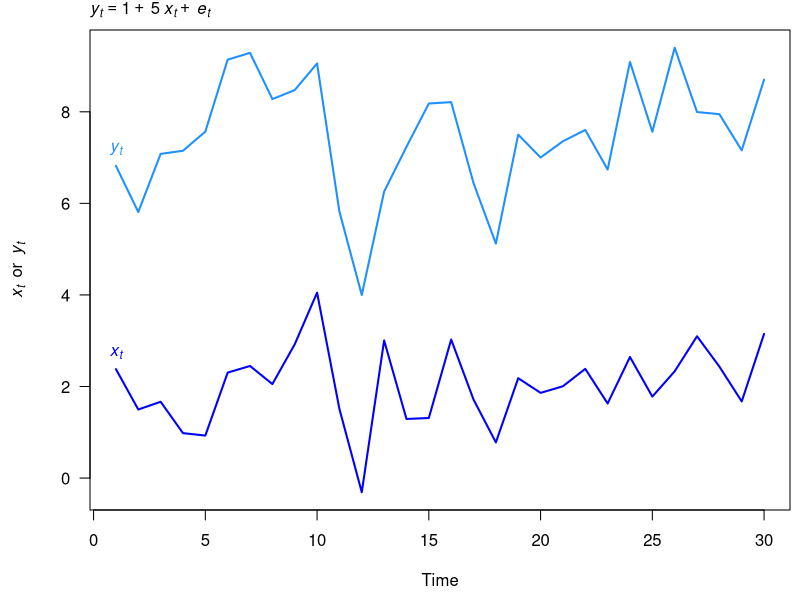
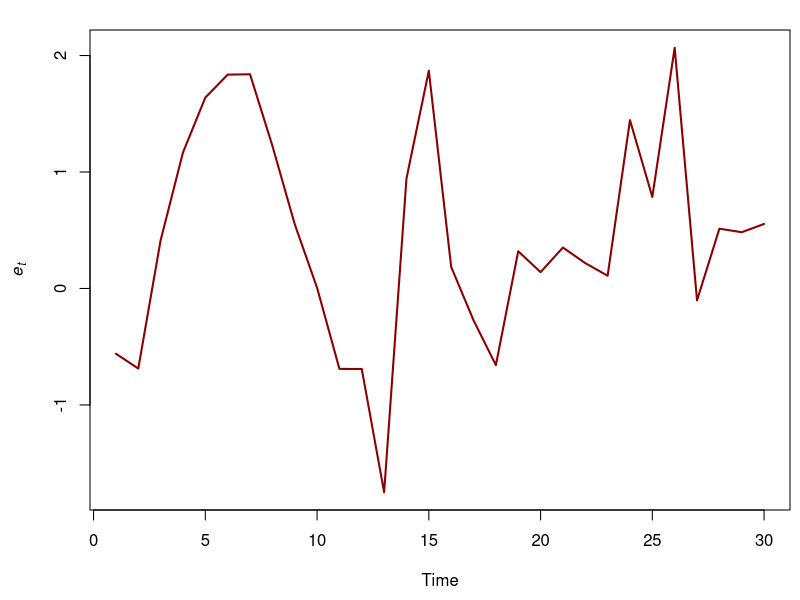
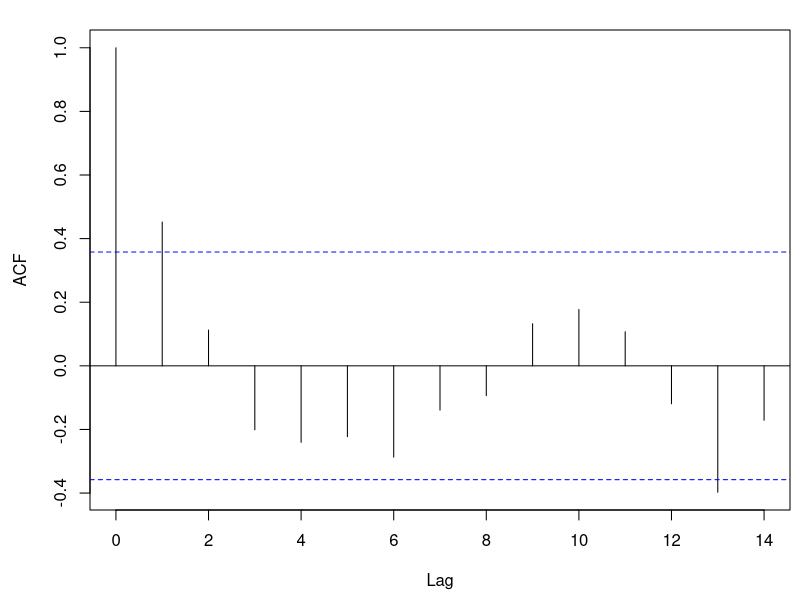
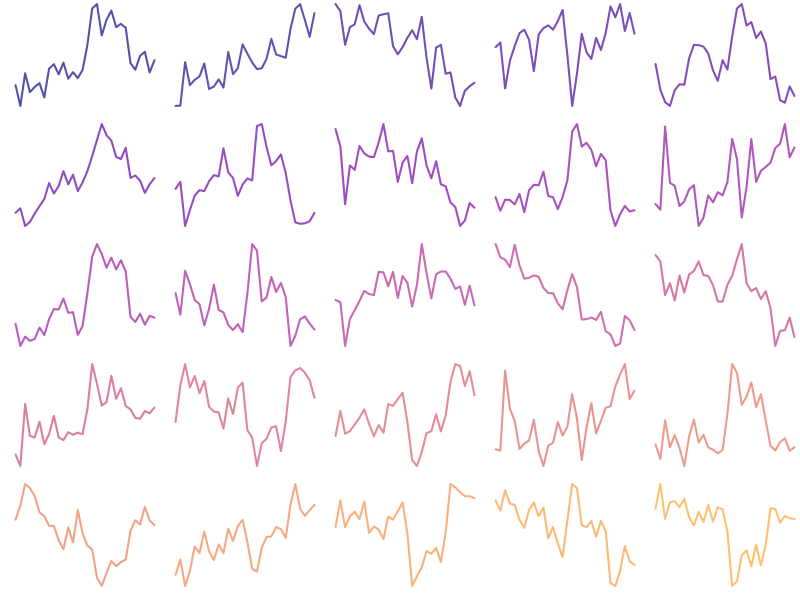
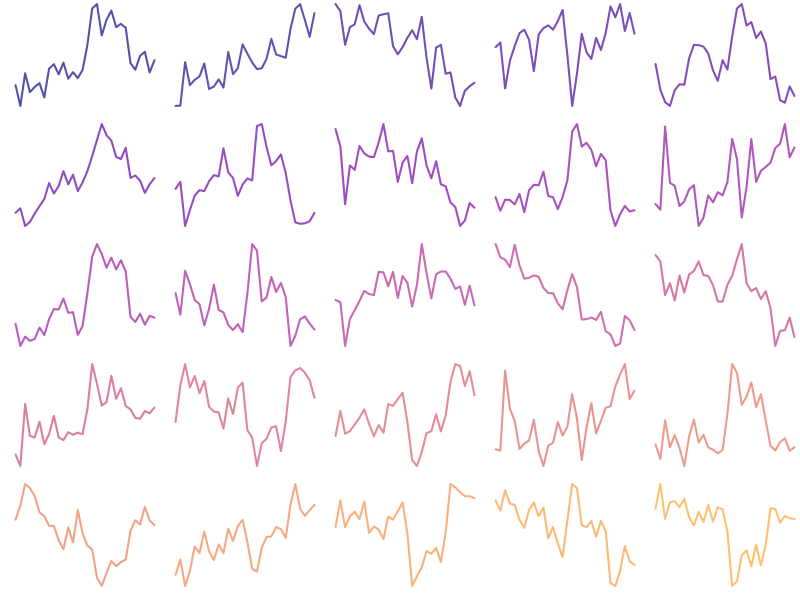
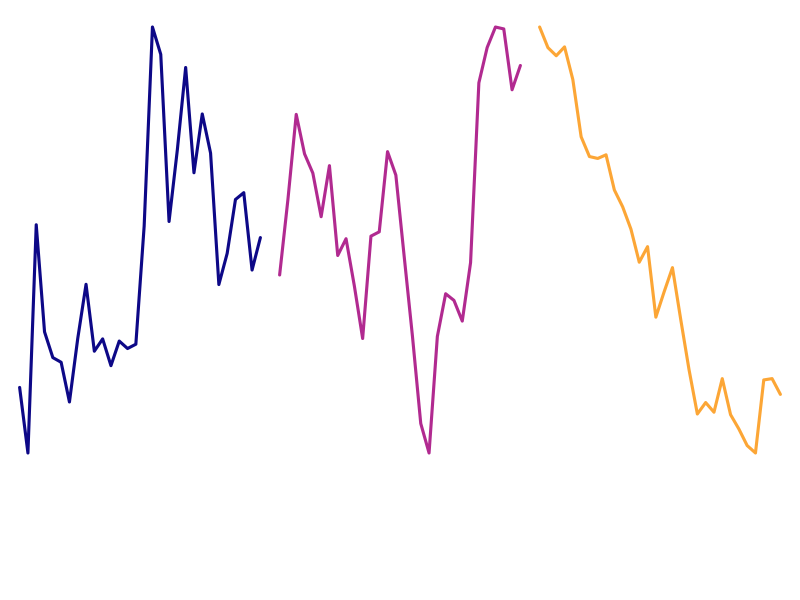
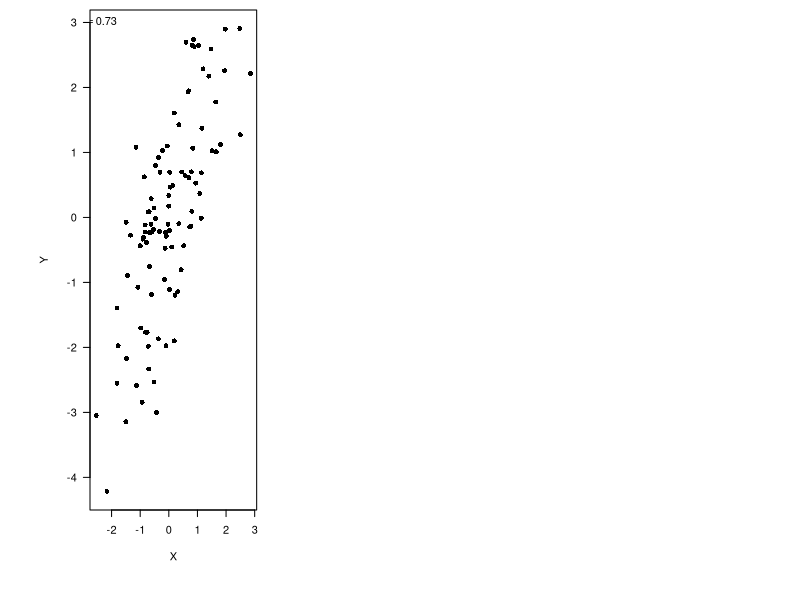
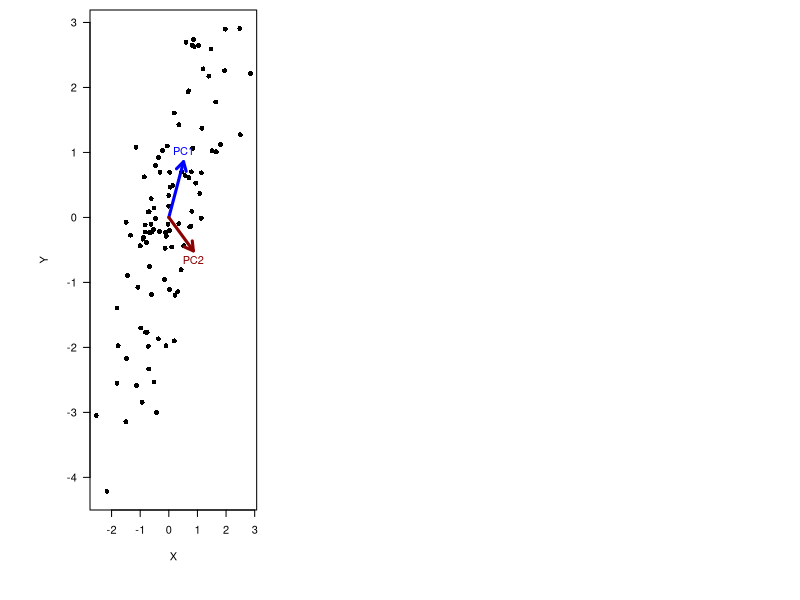

Generate these figures, in order, with R:
## ---- chunk 1
knitr::opts_chunk$set(echo = FALSE)
set.seed(123)
## ---- chunk 2
set.seed(123)
tt <- 30
ee <- rnorm(tt)
ww <- rnorm(tt)
phi <- 0.7
for(t in 2:tt) {
  ee[t] <- phi * ee[t-1] + ww[t]
}

aa <- 5
bb <- 1
xx <- rnorm(tt) + 2

yy <- aa + bb * xx + ee

par(mai = c(0.9,0.9,0.3,0.1), omi = c(0,0,0,0))

plot.ts(yy, ylim = c(min(xx,yy), max(xx, yy)), las = 1,
        col = "dodgerblue", lwd = 2,
        ylab = expression(italic(x[t])~~or~~italic(y[t])))
lines(xx, col = "blue", lwd = 2)
text(xx[1], expression(italic(x[t])), pos = 3, col = "blue")
text(yy[1], expression(italic(y[t])), pos = 3, col = "dodgerblue")
mtext(side = 3, expression(italic(y[t]) == 1~+~5~italic(x[t])~+~italic(e[t])),
      line = 0.4, adj = 0)
## ---- chunk 3

par(mai = c(0.9,0.9,0.3,0.1), omi = c(0,0,0,0))

plot.ts(ee, col = "darkred", lwd = 2,
        ylab = expression(italic(e[t])))
## ---- chunk 4

par(mai = c(0.9,0.9,0.3,0.1), omi = c(0,0,0,0))

acf(ee)
## ---- chunk 5
NN <- 25
TT <- 30
MM <- 3
 
## MM x TT matrix of innovations
ww <- matrix(rnorm(MM*TT, 0, 1), MM, TT)
ww[,1] <- rnorm(MM, 0, sqrt(5))
## MM x TT matrix of scaled latent trends
xx <- t(scale(apply(ww,1,cumsum)))

## loadings matrix
ZZ <- matrix(runif(NN*MM, -1, 1), NN, MM)
diag(ZZ) <- rev(sort(abs(diag(ZZ))))
ZZ[upper.tri(ZZ)] <- 0
ZZ <- round(ZZ, 2)

## obs var
obs_var <- 0.2^2
## obs errors
ee <- t(MASS::mvrnorm(TT, matrix(0,NN,1), diag(obs_var,NN,NN)))
## NN x TT matrix of observed data
yy <- ZZ %*% xx + ee

clr <- viridis::plasma(NN, alpha=0.7, end=0.8)

vv <- sample(seq(NN), NN)

par(mfrow=c(5,5), mai=c(0.1,0.1,0,0), omi=c(0,0,0,0)) 

for(i in 1:NN) {
	plot.ts(yy[vv[i],], lwd=2,
	        xlab="", xaxt="n", ylab="", yaxt="n",
	        col=clr[i], bty="n")
}
## ---- chunk 6
par(mfrow=c(5,5), mai=c(0.1,0.1,0,0), omi=c(0,0,0,0)) 

for(i in 1:NN) {
	plot.ts(yy[vv[i],], lwd=2,
	        xlab="", xaxt="n", ylab="", yaxt="n",
	        col=clr[i], bty="n")
}

## ---- chunk 7
## plot the trends
par(mfrow=c(1,3), mai=c(1.2,0,0,0), omi=rep(0.1,4))
clr <- viridis::plasma(MM, end=0.8)
for(i in 1:3) {
	plot.ts(xx[i,], lwd=3,
	        xlab="", xaxt="n", ylab="", yaxt="n",
	        col=clr[i], bty="n")
}
## ---- chunk 8
nn <- 100
xx <- rnorm(nn,10,1)
yy <- xx + rnorm(nn, 5)
xx <- xx - mean(xx)
yy <- yy - mean(yy)

par(mai = c(0.9,0.9,0.1,0.1), omi = c(0,0,0,0))

plot(xx, yy, pch = 16, las = 1,
     ylab ="Y", xlab = "X")

text(-2.5, 3,
     substitute(rho==x, list(x = round(cor(cbind(xx,yy))[2,1], 2))))
## ---- chunk 9
pca <- prcomp(cbind(xx,yy))

pc1 <- pca$rotation[,1]
pc2 <- matrix(c(0,-1,1,0), 2, 2) %*% matrix(pc1, 2, 1)

par(mai = c(0.9,0.9,0.1,0.1), omi = c(0,0,0,0))

plot(xx, yy, pch = 16, las = 1,
     ylab ="Y", xlab = "X")
arrows(0, 0, pc1[1], pc1[2],
       col = "blue", lwd = 3, length = 0.1)
text(pc1[1], pc1[2], "PC1",
     pos = 3, col = "blue")
arrows(0, 0, pc2[1], pc2[2],
       col = "darkred", lwd = 3, length = 0.1)
text(pc2[1], pc2[2], "PC2",
     pos = 1, col = "darkred")
## ---- chunk 10
par(mai = c(0.9,0.9,0.1,0.1), omi = c(0,0,0,0))

plot(pca$x[,1], pca$x[,2], pch = 16, las = 1,
     ylab ="PC2", xlab = "PC1")

text(-3, 1.2,
     substitute(rho==x, list(x = round(cor(pca$x)[2,1], 2))))
## ---- chunk 11
dat <- read.csv("wine_data_for_PCA.csv")
colnames(dat)[2:3] <- c("For meat", "For dessert")

pca <- prcomp(dat, scale. = TRUE)

loads <- pca$rotation
if(loads[1,2] < 0) { loads[,2] <- -1 * loads[,2] }

load1 <- loads[,1]
load2 <- loads[,2]

par(mai = c(0.9, 0.9, 0.1, 0.1), omi = c(0, 1.5, 0, 1.5))

poz <- c(3, 1, 3, 3, 3, 4, 2)
  
plot(load1, load2, pch = 16,
     xlim = c(min(load1), max(load1)),
     ylim = c(min(load2), max(load2)),
     xaxt = "n", yaxt = "n", bty = "n",
     xlab = "", ylab = "")
abline(h = 0, col = "darkgray")
abline(v = 0, col = "darkgray")
for(i in 1:ncol(dat)) {
  text(load1[i], load2[i], colnames(dat)[i],
       pos = poz[i], xpd = NA)
}
text(0, min(load2) * 1.05, "X2", pos = 1, xpd = NA, col = "darkgray")
text(min(load1) * 1.05, 0, "X1", pos = 2, xpd = NA, col = "darkgray")
## ---- chunk 12
theta <- 165 * pi / 180
basis_rot <- matrix(c(cos(theta), sin(theta), -sin(theta), cos(theta)), 2, 2)
  
new_x <- t(basis_rot %*% matrix(c(1,0,-1,0),2,2))
new_y <- t(basis_rot %*% matrix(c(0,1,0,-1),2,2))

par(mai = c(0.9, 0.9, 0.1, 0.1), omi = c(0, 1.5, 0, 1.5))

plot(load1, load2, pch = 16,
     xlim = c(min(load1), max(load1)),
     ylim = c(min(load2), max(load2)),
     xaxt = "n", yaxt = "n", bty = "n",
     xlab = "", ylab = "")
abline(h = 0, col = "darkgray")
abline(v = 0, col = "darkgray")
## new axes
lines(new_x[,1], new_x[,2], col = "blue")
lines(new_y[,1], new_y[,2], col = "blue")
## labels
for(i in 1:ncol(dat)) {
  text(load1[i], load2[i], colnames(dat)[i],
       pos = poz[i], xpd = NA)
}
text(0, min(load2) * 1.05, "X2", pos = 1, xpd = NA, col = "darkgray")
text(min(load1) * 1.05, 0, "X1", pos = 2, xpd = NA, col = "darkgray")

theta <- 345 * pi / 180
basis_rot <- matrix(c(cos(theta), sin(theta), -sin(theta), cos(theta)), 2, 2)
text((basis_rot %*% matrix(c(0,par()$usr[3]),2,1))[1], min(load2) * 1.05,
     "R2", pos = 1, xpd = NA, col = "blue")
text(min(load1) * 1.05, (basis_rot %*% matrix(c(par()$usr[1],0),2,1))[2],
     "R1", pos = 2, xpd = NA, col = "blue")

## ---- chunk 13
theta <- 15 * pi / 180
basis_rot <- matrix(c(cos(theta), sin(theta), -sin(theta), cos(theta)), 2, 2)
  
rot_loads <- t(basis_rot %*% t(loads[,1:2]))
rload1 <- rot_loads[,1]
rload2 <- rot_loads[,2]

  
par(mai = c(0.9, 0.9, 0.1, 0.1), omi = c(0, 1.5, 0, 1.5))

plot(load1, load2, pch = 16, col = "darkgray",
     xlim = c(min(load1,rload1), max(load1,rload1)),
     ylim = c(min(load2,rload2), max(load2,rload2)),
     xaxt = "n", yaxt = "n", bty = "n",
     xlab = "", ylab = "")
abline(h = 0, col = "darkgray")
abline(v = 0, col = "darkgray")
for(i in 1:ncol(dat)) {
  text(rload1[i], rload2[i], colnames(dat)[i],
       pos = poz[i], xpd = NA)
}
text(0, min(load2) * 1.05, "R2", pos = 1, xpd = NA, col = "darkgray")
text(min(load1) * 1.05, 0, "R1", pos = 2, xpd = NA, col = "darkgray")

points(rload1, rload2, pch = 16)
